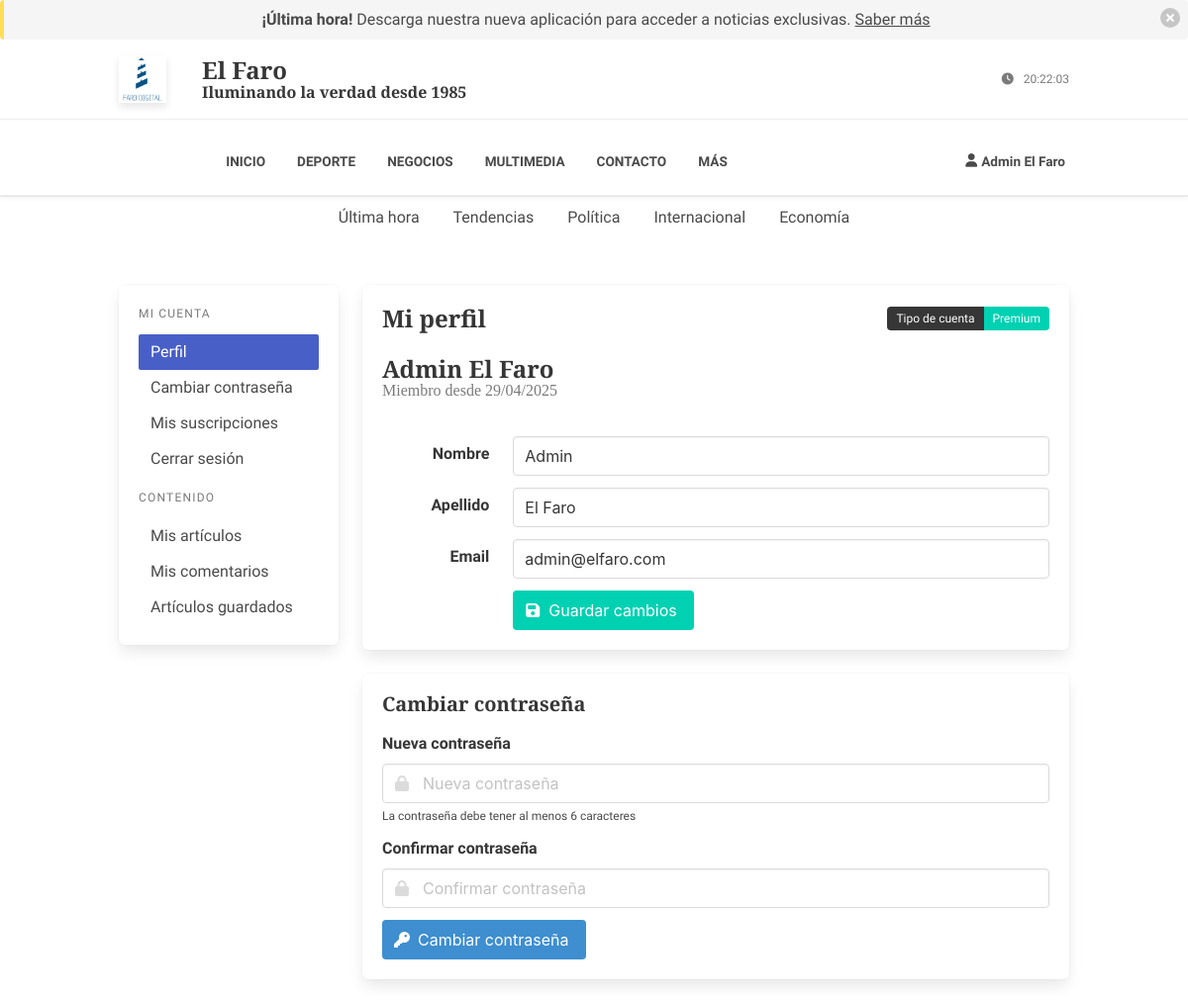
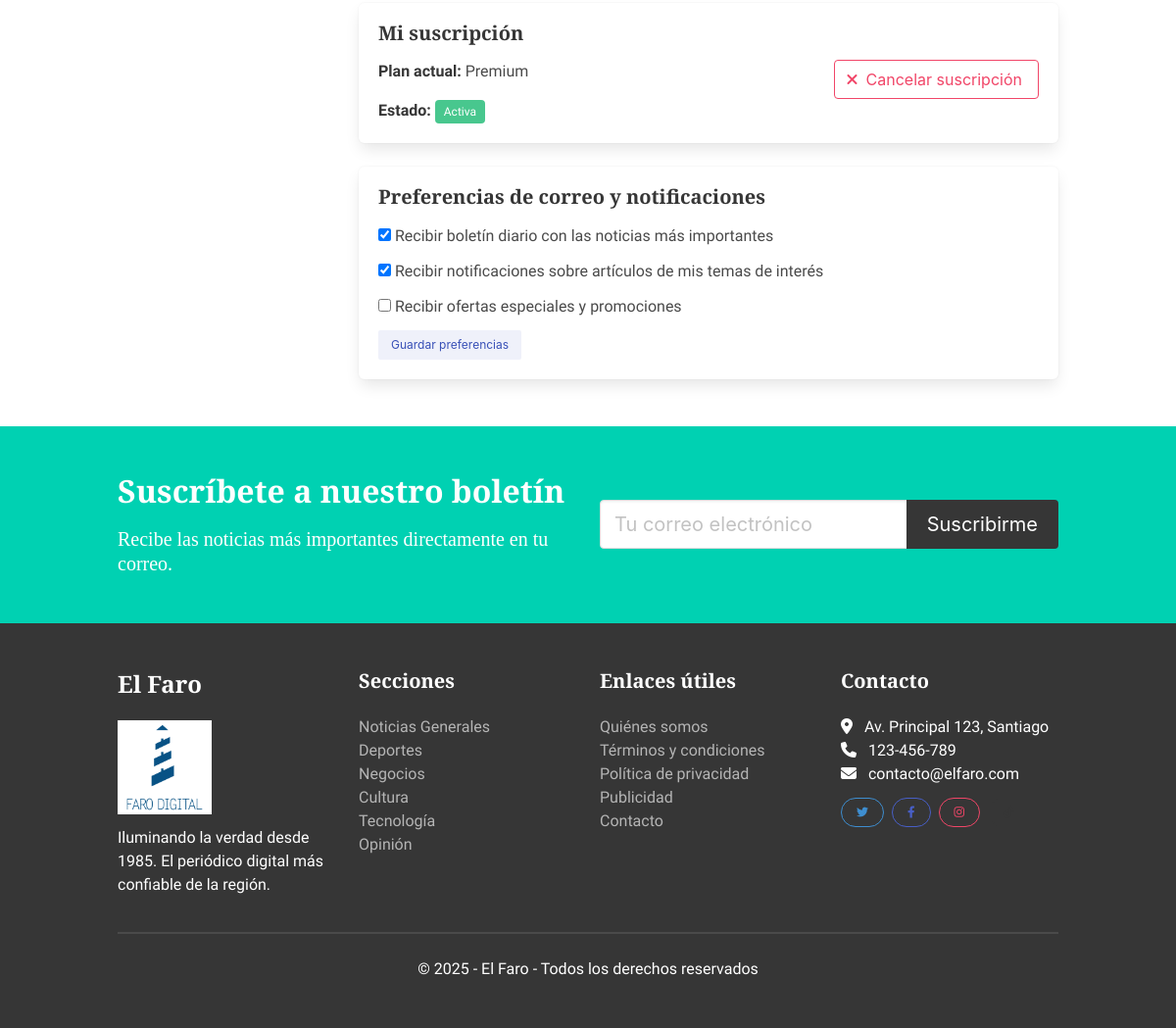
/index.php?controller=usuario&action=perfil (signed in), run on the app's committed database (2 pictures, top to bottom).
### tables this page shows
CREATE TABLE IF NOT EXISTS usuarios (
  id INT AUTO_INCREMENT PRIMARY KEY,
  nombre VARCHAR(50) NOT NULL,
  apellido VARCHAR(50) NOT NULL,
  email VARCHAR(100) NOT NULL UNIQUE,
  password VARCHAR(255) NOT NULL,
  fecha_registro DATETIME DEFAULT CURRENT_TIMESTAMP,
  tipo_suscripcion ENUM('gratuito', 'basico', 'premium') DEFAULT 'gratuito',
  activo BOOLEAN DEFAULT TRUE,
  ultimo_login DATETIME,
  avatar VARCHAR(255) DEFAULT 'default-avatar.png',
  created_at TIMESTAMP DEFAULT CURRENT_TIMESTAMP,
  updated_at TIMESTAMP DEFAULT CURRENT_TIMESTAMP ON UPDATE CURRENT_TIMESTAMP
);

### controllers/UsuarioController.php (called while the page is built, shortened)
<?php
class UsuarioController {
    private $usuario;
    public function __construct() {
        require_once 'config/database.php';
        $database = new Database();
        $this->db = $database->getConnection();
        require_once 'models/Usuario.php';
        $this->usuario = new Usuario($this->db);
    }
    public function perfil() {
        $this->usuario->id = $_SESSION['id'];
        $this->usuario->leerUno();
        include_once 'views/layouts/header.php';
        include_once 'views/auth/perfil.php';
        include_once 'views/layouts/footer.php';
    }
}
?>

### config/database.php (called while the page is built, shortened)
<?php
class Database {
    private $host = 'localhost';
    private $db_name = 'elfaro_db';
    private $username = 'root';
    private $password = '';
    public function getConnection() {
        $this->conn = null;
        try {
            $this->conn = new PDO(
                'mysql:host=' . $this->host . ';dbname=' . $this->db_name,
                $this->username,
                $this->password
            );
            $this->conn->setAttribute(PDO::ATTR_ERRMODE, PDO::ERRMODE_EXCEPTION);
            $this->conn->exec("set names utf8");
        } catch(PDOException $e) {
            echo 'Error de conexión: ' . $e->getMessage();
        }
        return $this->conn;
    }
}
?>

### models/Usuario.php (called while the page is built, shortened)
<?php
class Usuario {
    private $conn;
    private $table_name = "usuarios";
    public $id;
    public function __construct($db) {
        $this->conn = $db;
    }
    public function leerUno() {
        $query = "SELECT id, nombre, apellido, email, fecha_registro, tipo_suscripcion, activo
                  FROM " . $this->table_name . "
                  WHERE id = :id
                  LIMIT 1";
        $stmt = $this->conn->prepare($query);
        $this->id = htmlspecialchars(strip_tags($this->id));
        $stmt->bindParam(':id', $this->id);
        $stmt->execute();
        if($stmt->rowCount() > 0) {
            $row = $stmt->fetch(PDO::FETCH_ASSOC);
            $this->nombre = $row['nombre'];
            $this->apellido = $row['apellido'];
            $this->email = $row['email'];
            $this->fecha_registro = $row['fecha_registro'];
            $this->tipo_suscripcion = $row['tipo_suscripcion'];
            return true;
        }
        return false;
    }
}
?>

### views/auth/perfil.php (the view, shortened to what this page needs)
<section class="section">
  <div class="container">
    <div class="columns">
      <div class="column is-3">
        <div class="box">
          <aside class="menu">
            <p class="menu-label">Mi cuenta</p>
            <ul class="menu-list">
              <li><a class="is-active" href="index.php?controller=usuario&action=perfil">Perfil</a></li>
              <li><a href="#cambiar-password">Cambiar contraseña</a></li>
              <li><a href="#mis-suscripciones">Mis suscripciones</a></li>
              <li><a href="index.php?controller=usuario&action=logout">Cerrar sesión</a></li>
            </ul>
            <p class="menu-label">Contenido</p>
            <ul class="menu-list">
              <li><a href="index.php?controller=articulo&action=misArticulos">Mis artículos</a></li>
              <li><a href="index.php?controller=articulo&action=misComentarios">Mis comentarios</a></li>
              <li><a href="index.php?controller=articulo&action=misGuardados">Artículos guardados</a></li>
            </ul>
          </aside>
        </div>
      </div>
      <div class="column is-9">
        <div class="box">
          <div class="level">
            <div class="level-left">
              <div class="level-item">
                <h1 class="title is-4">Mi perfil</h1>
              </div>
            </div>
            <div class="level-right">
              <div class="level-item">
                <div class="tags has-addons">
                  <span class="tag is-dark">Tipo de cuenta</span>
                  <span class="tag is-primary"><?php echo ucfirst($this->usuario->tipo_suscripcion); ?></span>
                </div>
              </div>
            </div>
          </div>
          <div class="columns is-vcentered mb-5">
            <div class="column">
              <h2 class="title is-4 mb-1"><?php echo $this->usuario->nombre . ' ' . $this->usuario->apellido; ?></h2>
              <p class="subtitle is-6 has-text-grey">Miembro desde <?php echo date('d/m/Y', strtotime($this->usuario->fecha_registro)); ?></p>
            </div>
          </div>
          <form action="index.php?controller=usuario&action=actualizarPerfil" method="post">
            <div class="field is-horizontal">
              <div class="field-label is-normal">
                <label class="label">Nombre</label>
              </div>
              <div class="field-body">
                <div class="field">
                  <div class="control">
                    <input class="input" type="text" name="nombre" value="<?php echo $this->usuario->nombre; ?>" required>
                  </div>
                </div>
              </div>
            </div>
            <div class="field is-horizontal">
              <div class="field-label is-normal">
                <label class="label">Apellido</label>
              </div>
              <div class="field-body">
                <div class="field">
                  <div class="control">
                    <input class="input" type="text" name="apellido" value="<?php echo $this->usuario->apellido; ?>" required>
                  </div>
                </div>
              </div>
            </div>
            <div class="field is-horizontal">
              <div class="field-label is-normal">
                <label class="label">Email</label>
              </div>
              <div class="field-body">
                <div class="field">
                  <div class="control">
                    <input class="input" type="email" name="email" value="<?php echo $this->usuario->email; ?>" required>
                  </div>
                </div>
              </div>
            </div>
            <div class="field is-horizontal">
              <div class="field-label">
              </div>
              <div class="field-body">
                <div class="field">
                  <div class="control">
                    <button type="submit" name="actualizar_perfil" class="button is-primary">
                      <span class="icon is-small">
                        <i class="fas fa-save"></i>
                      </span>
                      <span>Guardar cambios</span>
                    </button>
                  </div>
                </div>
              </div>
            </div>
          </form>
        </div>
        <div id="cambiar-password" class="box">
          <h3 class="title is-5 mb-4">Cambiar contraseña</h3>
          <form action="index.php?controller=usuario&action=cambiarPassword" method="post">
            <div class="field">
              <label class="label">Nueva contraseña</label>
              <div class="control has-icons-left">
                <input class="input" type="password" name="nueva_password" placeholder="Nueva contraseña" minlength="6" required>
                <span class="icon is-small is-left">
                </span>
              </div>
              <p class="help">La contraseña debe tener al menos 6 caracteres</p>
            </div>
            <div class="field">
              <label class="label">Confirmar contraseña</label>
              <div class="control has-icons-left">
                <input class="input" type="password" name="confirm_password" placeholder="Confirmar contraseña" minlength="6" required>
                <span class="icon is-small is-left">
                </span>
              </div>
            </div>
            <div class="field">
              <div class="control">
                <button type="submit" name="cambiar_password" class="button is-info">
                  <span class="icon is-small">
                    <i class="fas fa-key"></i>
                  </span>
                  <span>Cambiar contraseña</span>
                </button>
              </div>
            </div>
          </form>
        </div>
        <div id="mis-suscripciones" class="box">
          <h3 class="title is-5 mb-4">Mi suscripción</h3>
          <div class="columns">
            <div class="column is-8">
              <div class="content">
                <p><strong>Plan actual:</strong> <?php echo ucfirst($this->usuario->tipo_suscripcion); ?></p>
                <p><strong>Estado:</strong> <span class="tag is-success">Activa</span></p>
              </div>
            </div>
            <div class="column is-4">
              <?php if($this->usuario->tipo_suscripcion === 'gratuito'): ?>
                <button class="button is-primary is-fullwidth">
                  <span class="icon">
                    <i class="fas fa-arrow-up"></i>
                  </span>
                  <span>Actualizar a Premium</span>
                </button>
              <?php else: ?>
                <button class="button is-danger is-outlined is-fullwidth">
                  <span class="icon">
                    <i class="fas fa-times"></i>
                  </span>
                  <span>Cancelar suscripción</span>
                </button>
              <?php endif; ?>
            </div>
          </div>
        </div>
        <div class="box">
          <h3 class="title is-5 mb-4">Preferencias de correo y notificaciones</h3>
          <form>
            <div class="field">
              <div class="control">
                <label class="checkbox">
                  <input type="checkbox" checked>
                  Recibir boletín diario con las noticias más importantes
                </label>
              </div>
            </div>
            <div class="field">
              <div class="control">
                <label class="checkbox">
                  <input type="checkbox" checked>
                  Recibir notificaciones sobre artículos de mis temas de interés
                </label>
              </div>
            </div>
            <div class="field">
              <div class="control">
                <label class="checkbox">
                  <input type="checkbox">
                  Recibir ofertas especiales y promociones
                </label>
              </div>
            </div>
            <div class="field">
              <div class="control">
                <button type="submit" class="button is-small is-link is-light">
                  Guardar preferencias
                </button>
              </div>
            </div>
          </form>
        </div>
      </div>
    </div>
  </div>
</section>

### assets/css/style.css (style rules this page uses)
:root { --primary-color: #3273dc; --secondary-color: #209cee; --accent-color: #ffdd57; --text-color: #4a4a4a; --background-color: #ffffff; --footer-color: #363636; --section-padding: 3rem 1.5rem; }
body { font-family: 'Source Sans 3', sans-serif; color: var(--text-color); display: flex; min-height: 100vh; flex-direction: column; }
.title, .subtitle, h1, h2, h3, h4, h5 { font-family: 'Playfair Display', serif; }
.tags { justify-content: center; }
.tag { margin-right: 0.5rem; transition: background-color 0.3s, transform 0.3s; }
:root { --primary-color: #3273dc; --secondary-color: #209cee; --accent-color: #ffdd57; }
body { font-family: 'Source Sans 3', sans-serif; }
p.subtitle { padding-top: 15px; }

### data on the page
usuarios: tipo_suscripcion "Premium", nombre "Admin", apellido "El Faro", fecha_registro "29/04/2025", email "admin@elfaro.com"

### other printed values
$_SESSION['nombre'] "Admin El Faro"
